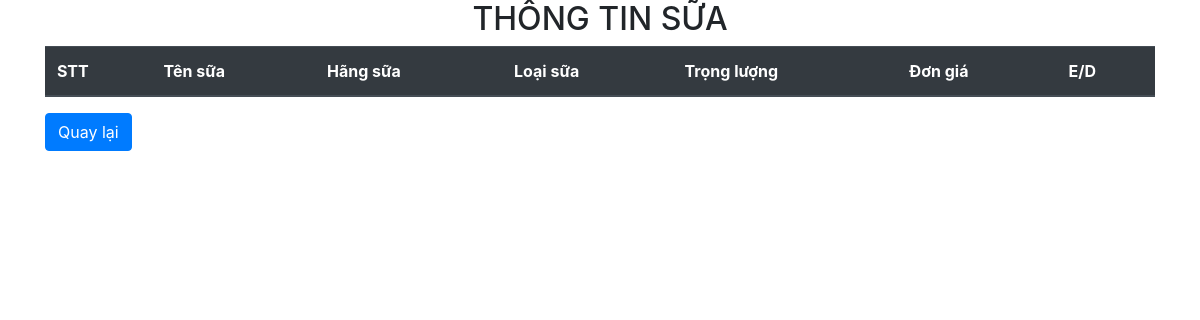
The page /index_profilemilk.php on the database as committed earlier.
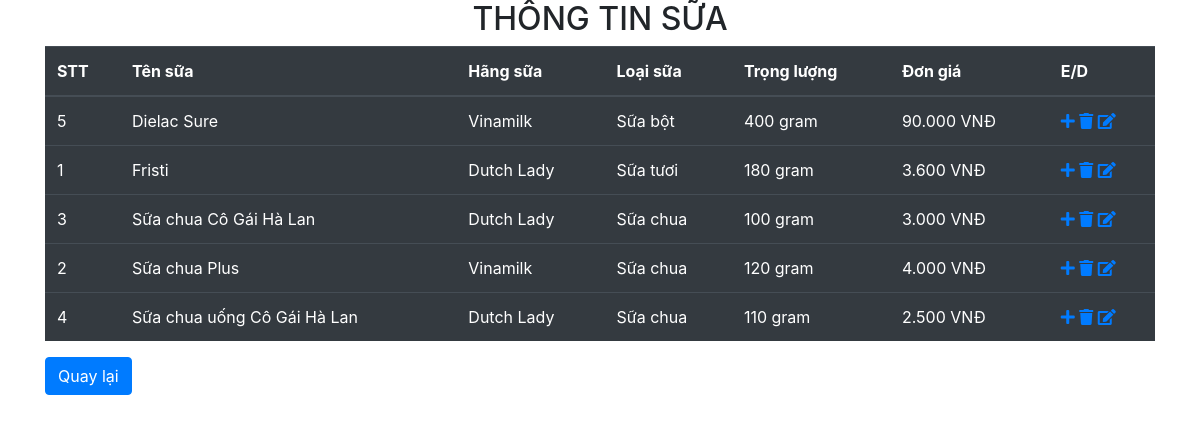
The same page on the database as committed later.
### tables this page shows
CREATE TABLE `thongtinsua` (
  `MaSua` varchar(50) NOT NULL,
  `STT` int(11) NOT NULL,
  `Ten` varchar(50) NOT NULL,
  `Hang` varchar(50) NOT NULL,
  `Loai` varchar(50) NOT NULL,
  `TrongLuong` varchar(50) NOT NULL,
  `DonGia` varchar(50) NOT NULL,
  `ThanhPhan` varchar(200) NOT NULL,
  `LoiIch` varchar(200) NOT NULL,
  `HinhAnh` text NOT NULL
);

### entity.php (called while the page is built, shortened)
<?php
include 'mysqlhelper.php';
abstract class Entity
{
    function __construct($db)
    {
        $this->mysql = new MySQLHelper("localhost", "root", "");
    }
}

### mysqlhelper.php (called while the page is built, shortened)
<?php
class MySQLHelper
{
    private $server;
    private $user;
    private $pass;
    private $conn;
    function __construct($server = "localhost", $user = "root", $pass = "")
    {
        $this->server = $server;
        $this->user = $user;
        $this->pass = $pass;
    }
    public function OpenDB($db)
    {
        $this->conn = new mysqli($this->server, $this->user, $this->pass, $db);
    }
    public function GetAll($table)
    {
        $sql = "select * from " . $table;
        $result = $this->conn->query($sql);
        return $result;
    }
}

### profilemilk.php (called while the page is built, shortened)
<?php
 require_once 'entity.php';
 class profilemilk extends Entity{
 public function GetAll(){
 return $this->mysql->GetAll("ThongTinSua");
 }
 }
?>

### index_profilemilk.php (the view, shortened to what this page needs)
<!DOCTYPE html>
<html lang="en">
<?php
include 'profilemilk.php';
?>
<head>
    <link rel="stylesheet" href="https://maxcdn.bootstrapcdn.com/bootstrap/4.5.2/css/bootstrap.min.css">
    <link rel="stylesheet" href="https://use.fontawesome.com/releases/v5.7.0/css/all.css">
</head>
<body>
<div class="container">
<h2 class="text-center">THÔNG TIN SỮA</h2>
<table class="table table-dark">
<thead>
<tr>
<th>STT</th>
<th>Tên sữa</th>
<th>Hãng sữa</th>
<th>Loại sữa</th>
<th>Trọng lượng</th>
<th>Đơn giá</th>
<th>E/D</th>
</tr>
</thead>
<tbody>
<?php
$tts = new profilemilk("milk");
$result = $tts->GetAll();
while($row = mysqli_fetch_array($result)){
echo "<tr>";
echo "<td>".$row['STT']."</td>";
echo "<td>".$row['Ten']."</td>";
echo "<td>".$row['Hang']."</td>";
echo "<td>".$row['Loai']."</td>";
echo "<td>".$row['TrongLuong']."</td>";
echo "<td>".$row['DonGia']."</td>";
echo "<td>
    <a href='addtt.php?ten=".$row['Ten']."'>
    <i class='fas fa-plus'></i>
    </a>
    <a href='deltt.php?ten=".$row['Ten']."'>
    <i class='fas fa-trash'></i>
    </a>
    <a href='edittt.php?ten=".$row['Ten']."'>
    <i class='fa fa-edit'></i>
    </a>
    </td>";
echo "</tr>";
}
?>
</tbody>
</table>
<button type="button" class="btn btn-primary" onclick="javascript:history.back(1)">Quay lại</button>
</div>
</body>
</html>

Rows that differ between the two databases and show on the page:
added thongtinsua: STT "5", Ten "Dielac Sure", Hang "Vinamilk", Loai "Sữa bột", TrongLuong "400 gram", DonGia "90.000 VNĐ"
added thongtinsua: STT "1", Ten "Fristi", Hang "Dutch Lady", Loai "Sữa tươi", TrongLuong "180 gram", DonGia "3.600 VNĐ"
added thongtinsua: STT "3", Ten "Sữa chua Cô Gái Hà Lan", Hang "Dutch Lady", Loai "Sữa chua", TrongLuong "100 gram", DonGia "3.000 VNĐ"
added thongtinsua: STT "2", Ten "Sữa chua Plus", Hang "Vinamilk", Loai "Sữa chua", TrongLuong "120 gram", DonGia "4.000 VNĐ"
added thongtinsua: STT "4", Ten "Sữa chua uống Cô Gái Hà Lan", Hang "Dutch Lady", Loai "Sữa chua", TrongLuong "110 gram", DonGia "2.500 VNĐ"
